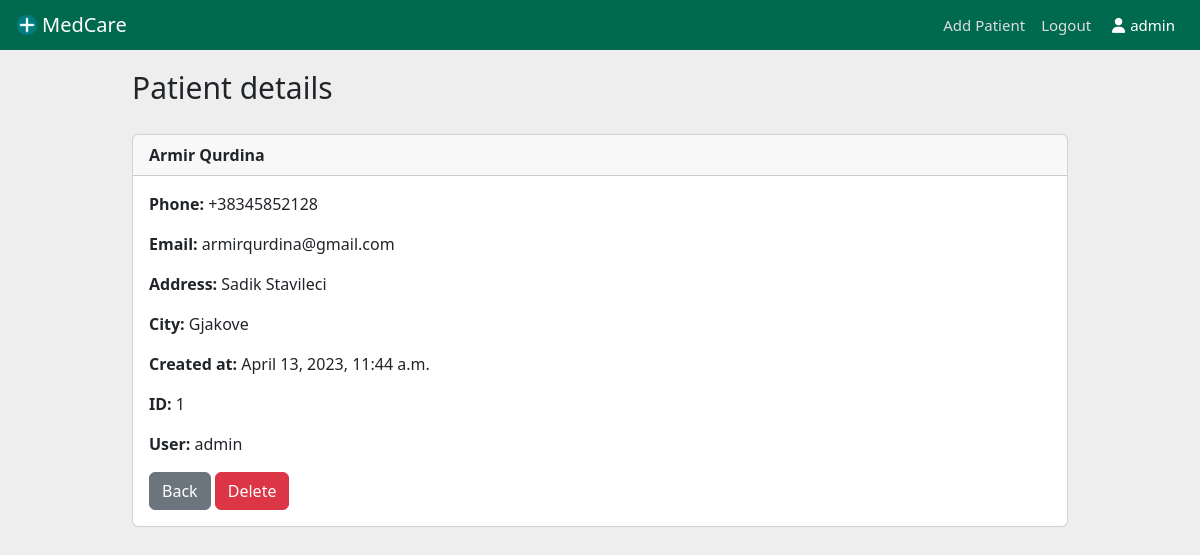
/patient/1 (signed in), run on the app's committed database.
### main/models.py (models this page shows)
class Patient(models.Model):
    created_at = models.DateTimeField(auto_now_add=True)
    first_name = models.CharField(max_length=50)
    last_name = models.CharField(max_length=50)
    phone = models.CharField(max_length=20)
    email = models.CharField(max_length=100)
    address = models.CharField(max_length=100)
    city = models.CharField(max_length=50)
    user = models.ForeignKey(User, on_delete=models.CASCADE)
    def __str__(self):
        return (f"{self.first_name} {self.last_name}")

### main/views.py (the view)
# urls.py: path("patient/<int:pk>", views.patient_record, name='patient'),
def patient_record(request, pk):
    if request.user.is_authenticated:
        patient = Patient.objects.get(id=pk)
        return render(request, 'patient.html', {'patient': patient})
    else:
        messages.error(request, 'You must be logged in to view that page.')
        return redirect('home')

### main/templates/patient.html
{% extends 'base.html' %}
{% block content %}
<h1>Patient details</h1>
<div class="card">
    <div class="card-header">
      <strong>{{ patient }}</strong>
    </div>
    <div class="card-body">
      <p class="card-text"><strong>Phone: </strong>{{ patient.phone }}</p>
      <p class="card-text"><strong>Email: </strong>{{ patient.email }}</p>
      <p class="card-text"><strong>Address: </strong>{{ patient.address }}</p>
      <p class="card-text"><strong>City: </strong>{{ patient.city }}</p>
      <p class="card-text"><strong>Created at: </strong>{{ patient.created_at }}</p>
      <p class="card-text"><strong>ID: </strong>{{ patient.id }}</p>
      <p class="card-text"><strong>User: </strong>{{ patient.user }}</p>
      <a href="{% url 'home' %}" class="btn btn-secondary">Back</a>
      <a href="{% url 'delete_patient' patient.id %}" class="btn btn-danger">Delete</a>
    </div>
  </div>
{% endblock %}

### main/templates/navbar.html (shortened to what this page needs)
{% load static %}
<link rel="stylesheet" href="{% static 'main/style.css' %}">
<nav class="navbar navbar-expand-lg">
    <div class="container-fluid">
        <img src="{% static 'main/plus-sign-icon.png' %}" width="20px">
        <a class="navbar-brand" href="{% url 'home' %}">MedCare</a>
        <div class="collapse navbar-collapse" id="navbarNav">
            <ul class="navbar-nav ms-auto">
                {% if user.is_authenticated %}
                <li class="nav-item">
                    <a class="nav-link" href="{% url 'add_patient' %}">Add Patient</a>
                </li>
                <li class="nav-item">
                    <a class="nav-link" aria-current="page" href="{% url 'logout' %}">Logout</a>
                </li>
                <li class="nav-item">
                    <a class="nav-link active" aria-current="page"><i class="fa-solid fa-user"></i>{{ user }}</a>
                </li>
                {% endif %}
            </ul>
        </div>
    </div>
</nav>

### main/static/main/style.css (style rules this page uses)
body { background-color: #eee; }
h1 { font-size: 30px; padding: 20px 0; }
.navbar-nav .nav-link.active { color: white; user-select: none; }
.fa-user { margin: 0 5px; }
.navbar-brand { margin-left: 5px; color: white; }
.navbar { background-color: #006a4e; padding: 5px; }
.nav-item { font-size: 15px; }
.nav-link { color: #ddd; }

### data on the page
Patient: first_name+last_name "Armir Qurdina", phone "+38345852128", email "armirqurdina@gmail.com", address "Sadik Stavileci", city "Gjakove", created_at "April 13, 2023, 11:44 a.m.", id "1", user "admin"

### other printed values
{{ user }} "admin"
